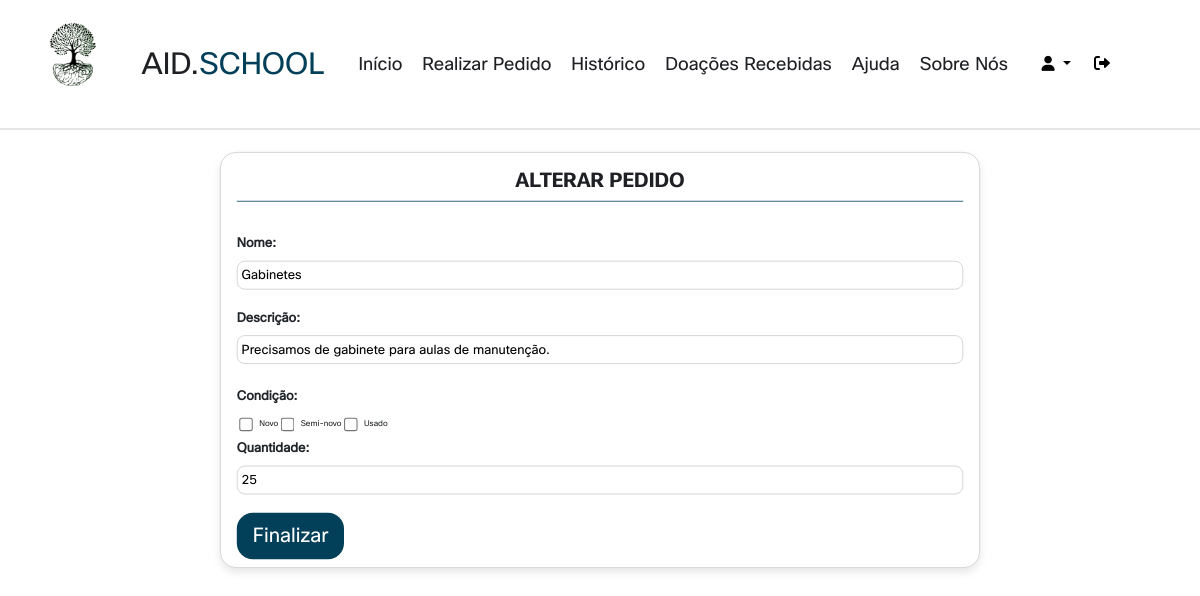
The app's page /VIEW/formAlterarPedidoRep.php?id=1 (signed in) with its own data.
### tables this page shows
CREATE TABLE IF NOT EXISTS `pedido` (
  `idpedido` INT(10) NOT NULL AUTO_INCREMENT,
  `nomepedido` VARCHAR(45) NOT NULL,
  `descricaopedido` VARCHAR(120) NOT NULL,
  `condicao` VARCHAR(60) NOT NULL,
  `status` INT NOT NULL DEFAULT 1 COMMENT '1==PENDENTE\n2==EM ANDAMENTO\n3==CONCLUIDO',
  `datapedido` TIMESTAMP NOT NULL DEFAULT CURRENT_TIMESTAMP() ON UPDATE CURRENT_TIMESTAMP(),
  `quantidadepedido` VARCHAR(45) NOT NULL,
  `idinstituto` INT(10) NOT NULL,
  `idrepresentante` INT(11) NOT NULL,
  PRIMARY KEY (`idpedido`),
  INDEX `fk_pedido_Instituto1_idx` (`idinstituto` ASC),
  INDEX `fk_pedido_representante1_idx` (`idrepresentante` ASC),
  CONSTRAINT `fk_pedido_Instituto1`
    FOREIGN KEY (`idinstituto`)
    REFERENCES `instituto` (`idinstituto`)
    ON DELETE CASCADE
    ON UPDATE CASCADE,
  CONSTRAINT `fk_pedido_representante1`
    FOREIGN KEY (`idrepresentante`)
    REFERENCES `representante` (`idrepresentante`)
    ON DELETE CASCADE
    ON UPDATE CASCADE);

### DAO/CONEXAO/CONEXAO.php (called while the page is built)
<?php
abstract class CONEXAO {
    private static $instance;
    public static function getInstance() {
        try {
            if (!isset(self::$instance)) {
                self::$instance = new PDO("mysql:host=localhost;dbname=dbdoar;charset=UTF8", "root", "");
                self::$instance->setAttribute(PDO::ATTR_ERRMODE, PDO::ERRMODE_EXCEPTION);
            }
            return self::$instance;
        } catch (PDOException $exc) {
            echo "Erro ao conectar o banco de dados :" . $exc->getMessage();
        }
    }
}
?>

### DAO/PedidoDAO.php (called while the page is built, shortened)
<?php
require_once 'CONEXAO/CONEXAO.php';
class PedidoDAO
{
    public $pdo = null;
    public function __construct()
    {
        $this->pdo = Conexao::getInstance();
    }
    public function PesquisarUmRegistro($idpedido)
    {
        try {
            $sql = "select *,R.nomerep,I.nomeinstituto,date_format(datapedido,'%d/%m/%Y %H:%i:%s')as DATAFORMATADA,
                CASE WHEN status = 1 THEN 'Pendente'
                WHEN status = 2 THEN 'Andamento'
                ELSE 'Concluido'
                END AS STATUSPEDIDO
                from pedido P
                inner join representante R on R.idrepresentante=P.idrepresentante
                inner join instituto I on I.idinstituto=P.idinstituto where idpedido = ?;";
            $execucao = $this->pdo->prepare($sql);
            $execucao->bindValue(1, $idpedido);
            $execucao->execute();
            $pesquisa = $execucao->fetch(PDO::FETCH_ASSOC);
            return $pesquisa;
        } catch (PDOException $exc) {
            echo $exc->getMessage();
        }
    }
}

### VIEW/formAlterarPedidoRep.php (the view, shortened to what this page needs)
<!DOCTYPE html>
<html lang="pt-br">
<head>
    <link rel="stylesheet" href="../CSS/AlterarPedido.css">
    <link rel="stylesheet" href="../CSS/NavbarperfilRepre.css">
    <link rel="stylesheet" href="https://cdnjs.cloudflare.com/ajax/libs/bootstrap/4.6.1/css/bootstrap.min.css">
    <link rel="stylesheet" href="https://cdnjs.cloudflare.com/ajax/libs/font-awesome/6.0.0/css/all.min.css">
    <link rel="stylesheet" href="https://cdnjs.cloudflare.com/ajax/libs/bootstrap/4.6.1/css/bootstrap.min.css">
</head>
<body>
    <?php
    require_once '../DAO/PedidoDAO.php';
    $idpedido = $_GET["id"];
    $pedidoDAO = new PedidoDAO();
    $pedido = $pedidoDAO->PesquisarUmRegistro($idpedido);
    ?>
    <?php
    include '../VIEW/NavbarperfilRepre.php';
    ?>
    <div class="form-container">
        <h2 class="form-title">Alterar Pedido</h2>
        <form action="../CONTROLLER/AlterarPedidoRep.php" method="post">
            <div class="form-group">
                <label for="nomepedido">Nome:</label>
                <input type="text" name="nomepedido" required placeholder="Digite o nome do Pedido "
                    value="<?php echo $pedido["nomepedido"] ?>">
            </div>
            <div class="form-group">
                    <label for="descricaopedido">Descrição:</label>
                    <input type="text" name="descricaopedido" value="<?php echo $pedido["descricaopedido"]?>" required placeholder="Descreva o Pedido">
                </div>
            <div class="form-group">
                <label class="checkbox-label">Condição:</label>
                <input type="checkbox" name="condicao[]" value="novo" class="checkbox-option">Novo
                <input type="checkbox" name="condicao[]" value="semi-novo" class="checkbox-option">Semi-novo
                <input type="checkbox" name="condicao[]" value="usado" class="checkbox-option">Usado
            </div>
            <div class="form-group">
                <label for="quantidadepedido">Quantidade:</label>
                <input type="number" name="quantidadepedido" required placeholder="Digite a Quantidade" min="1"
                    value="<?php echo $pedido["quantidadepedido"] ?>">
            </div>
            <input type="submit" value="Finalizar">
        </form>
    </div>
</body>
</html>

### CSS/AlterarPedido.css (style rules this page uses)
body { height: auto; }
* { font-family: 'Poppins', sans-serif; }
.form-container { display: fixed; width: 950px; margin: 0 auto; margin-top: 100px; border: 1px solid #ccc; box-shadow: var(--box-shadow); padding: 20px; border-radius: 20px; height: 520px; transform: scale(0.80); }
.form-title { color: var(--COR7); font-size: 25px; text-align: center; font-weight: bold; font-family: var(--font-Cisco-bold); margin-bottom: 20px; border-bottom: 1px solid var(--COR11); padding-bottom: 10px; margin-bottom: 40px; text-transform: uppercase; }
.form-group { display: flex; flex-wrap: wrap; margin-bottom: 20px; width: 100%; }
.form-group label { width: 100%; font-size: 16px; font-weight: bold; margin-bottom: 10px; }
.form-group .checkbox-label { font-size: 16px; font-weight: bold; margin-right: 20px; text-align: left; line-height: 35px; }
.form-group input[type="checkbox"] { margin-left: 5px; margin-right: 10px; font-size: 38px; transform: scale(1.3); }
.checkbox-option { font-size: 24px; }
.form-group input[type="text"], .form-group textarea, .form-group input[type="date"], .form-group input[type="file"], .form-group input[type="email"], .form-group input[type="tel"], .form-group input[type="number"] { width: 100%; font-size: 16px; padding: 5px; border-radius: 10px; border: 1px solid #ccc; outline: none; margin-bottom: 13px; }
input[type="submit"] { background-color: var(--COR11); border: none; color: var(--COR8); padding: 10px 20px; text-align: center; text-decoration: none; display: inline-block; font-size: 25px; border-radius: 20px; transition: background-color 0.3s ease; margin-top: 0px; }

### CSS/NavbarperfilRepre.css (style rules this page uses)
:root { --COR1: #43803E; --COR2: #6BCC62; --COR3: #145a0e; --COR4: #338b5f; --COR7: #1F2024; --COR8: #ffffff; --COR10: #e7e7e7; --COR11: #024059; --COR12: #026873; --COR13: #0CABA8; --COR14: #015958; --COR15: #F28157; --COR16: #DB8244; --COR17: #FF9A75; --COR18: #BF6545; --font-Opensans: Open Sans, sans-serif; --font-Cisco-bold: font-CiscoSans; --font-Cisco-regular: font-CiscoSans2; --border: .2rem solid rgba(0, 0, 0, .1); --box-shadow: 0 .5rem 1rem rgba(0, 0, 0, .1); }
* { font-family: var(--font-Cisco-regular); margin: 0; padding: 0; box-sizing: border-box; outline: none; border: none; text-decoration: none !important; }
html { font-size: 62.5%; overflow-x: hidden; scroll-behavior: smooth; scroll-padding-top: 6.5rem; }

### records on screen
pedido: nomepedido "Gabinetes", descricaopedido "Precisamos de gabinete para aulas de manutenção.", quantidadepedido "25"
